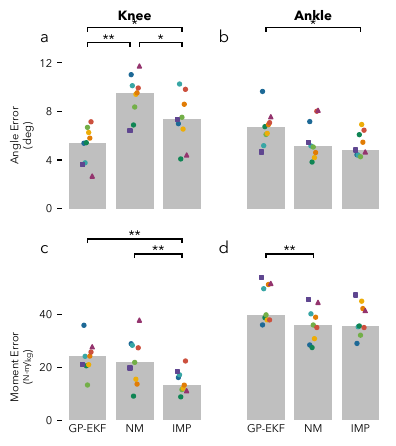

Generate this figure with Python:
import numpy as np
import matplotlib as mpl
from matplotlib import rc
import scipy.io as sio
import pdb
mpl.use("pgf")
import matplotlib.pyplot as plt
from palettable.cartocolors.qualitative import Prism_9 as color_pallette
from sigstars import add_barplot_sigstars
#import omnigraffle

pgf_with_custom_preamble = {
    "pgf.texsystem": "xelatex",
    "font.family": "sans-serif", # use san serif/main font for text elements
    "font.size": 6,
    "text.usetex": False,    # use inline math for ticks
    "pgf.rcfonts": False,   
    "pgf.preamble": [
        r"\usepackage{amsmath}",
        r"\usepackage{fontspec}",
        r"\setmainfont{Avenir Next}",
        r"\setsansfont{Avenir Next}",
        r"\usepackage{units}",
    ]
}
mpl.rcParams.update(pgf_with_custom_preamble)

#colors = [color_pallette.mpl_colors[i] 
#    for i in range(len(color_pallette.mpl_colors)) if i != 7]
colors = color_pallette.mpl_colors

data = sio.loadmat('kinematic_error_data.mat')

fig, ax = plt.subplots(2, 2, figsize=(3,3.5), sharex='all', sharey='row')

ax[0,0].set_ylabel('Angle  Error\n(deg)')
ax[1,0].set_ylabel("Moment Error\n"r"(\unitfrac{N-m}{kg})")

for label, axes in zip(('a', 'b', 'c', 'd'), ax.flatten()):
    axes.text(-0.15, 1.1, label, horizontalalignment='left', 
        transform=axes.transAxes, fontsize=12)

title_props = {'weight':'semibold','pad':27}
ax[0,0].set_title('Knee', **title_props)
ax[0,1].set_title('Ankle', **title_props)

num_subjects = 9
bar_color = [0.75, 0.75, 0.75]
x_pos = np.arange(0,3)
rand_scatter_pts = 0.05*np.random.randn(num_subjects)
scatter_opts = {'s':8, 'zorder':10}

subject_list = np.concatenate((np.arange(1,8), [0], [8]))
marker_able = 'o'
marker_amp = '^'
marker_exp = 's'

#plot bar plots and sig stars
ax[0,0].bar(x_pos, 180/np.pi*data['knee_angle_errors_median'].flatten(), 
    color = bar_color)
add_barplot_sigstars(ax[0,0], data['condition_combinations']-1, 
    data['p_values_knee_angle'].flatten(), 
    180/np.pi*np.max(data['knee_angle_errors']))

ax[0,1].bar(x_pos, 180/np.pi*data['ankle_angle_errors_median'].flatten(), 
    color = bar_color)
add_barplot_sigstars(ax[0,1], data['condition_combinations']-1, 
    data['p_values_ankle_angle'].flatten(), 
    180/np.pi*np.max(data['ankle_angle_errors']))

ax[1,0].bar(x_pos, data['knee_moment_errors_median'].flatten(), 
    color = bar_color, tick_label=('GP-EKF','NM','IMP'))
add_barplot_sigstars(ax[1,0], data['condition_combinations']-1, 
    data['p_values_knee_moment'].flatten(), 
    np.max(data['knee_moment_errors']))

ax[1,1].bar(x_pos, data['ankle_moment_errors_median'].flatten(), 
    color = bar_color, tick_label=('GP-EKF','NM','IMP'))
add_barplot_sigstars(ax[1,1], data['condition_combinations']-1, 
    data['p_values_ankle_moment'].flatten(), 
    np.max(data['ankle_moment_errors']))

for i in range(3):
    for sub in subject_list:
        if sub==0:
            marker = marker_exp
        elif sub==8:
            marker = marker_amp
        else:
            marker = marker_able

        color = colors[sub]
        ax[0,0].scatter(x_pos[i] + rand_scatter_pts[sub], 
            180/np.pi*data['knee_angle_errors'][sub,i], color=color, 
            marker=marker, **scatter_opts)

        ax[0,1].scatter(x_pos[i] + rand_scatter_pts[sub], 
            180/np.pi*data['ankle_angle_errors'][sub,i], color=color, 
            marker=marker, **scatter_opts)

        ax[1,0].scatter(x_pos[i] + rand_scatter_pts[sub], 
            data['knee_moment_errors'][sub,i], color=color, 
            marker=marker, **scatter_opts)

        ax[1,1].scatter(x_pos[i] + rand_scatter_pts[sub], 
            data['ankle_moment_errors'][sub,i], color=color, 
            marker=marker, **scatter_opts)

#turn off all spines
for axis in ax.flatten():
    axis.spines['top'].set_visible(False)
    axis.spines['right'].set_visible(False)
    axis.spines['bottom'].set_visible(False)
    axis.spines['left'].set_visible(False)

for axis in ax.flatten():
    axis.tick_params('x', which='both',length=0)

for axis in ax[0,:].flatten():
    [label.set_visible(False) for label in axis.get_xticklabels()]

for axis in ax[:,1].flatten():
    axis.tick_params('y', which='both',length=0)
    [label.set_visible(False) for label in axis.get_yticklabels()]

ax[0,0].set_yticks(np.arange(0, 16, 4))
ax[1,0].set_yticks(np.arange(0, 60, 20))

#center all axis labels in bounds

for axis in ax.flatten():
    inv_data = axis.transData.inverted()
    inv_axes = axis.transAxes.inverted()

    try:
        ylabelpos_axes = axis.yaxis.get_label().get_position()
        ylabelpos_display = axis.transAxes.transform(ylabelpos_axes)
        ylabelpos_data = inv_data.transform(ylabelpos_display)
        ylabelpos_data[1] = (axis.get_yticks()[0] + axis.get_yticks()[-1])/2.0
        ylabelpos_display = axis.transData.transform(ylabelpos_data)
        ylabelpos_axes = inv_axes.transform(ylabelpos_display)
        axis.yaxis.get_label().set_position(ylabelpos_axes)
    except:
        pass
    
    try:
        xlabelpos_axes = axis.xaxis.get_label().get_position()
        xlabelpos_display = axis.transAxes.transform(xlabelpos_axes)
        xlabelpos_data = inv_data.transform(xlabelpos_display)
        xlabelpos_data[0] = (axis.get_xticks()[0] + axis.get_xticks()[-1])/2.0
        xlabelpos_display = axis.transData.transform(xlabelpos_data)
        xlabelpos_axes = inv_axes.transform(xlabelpos_display)
        axis.xaxis.get_label().set_position(xlabelpos_axes)
    except:
        pass

fig.align_ylabels()
#fig.subplots_adjust(hspace = 0.5, wspace = 0.2)
plt.tight_layout()

fig.savefig('kinematic_errors.pdf', bbox_inches='tight')
plt.close(fig)
